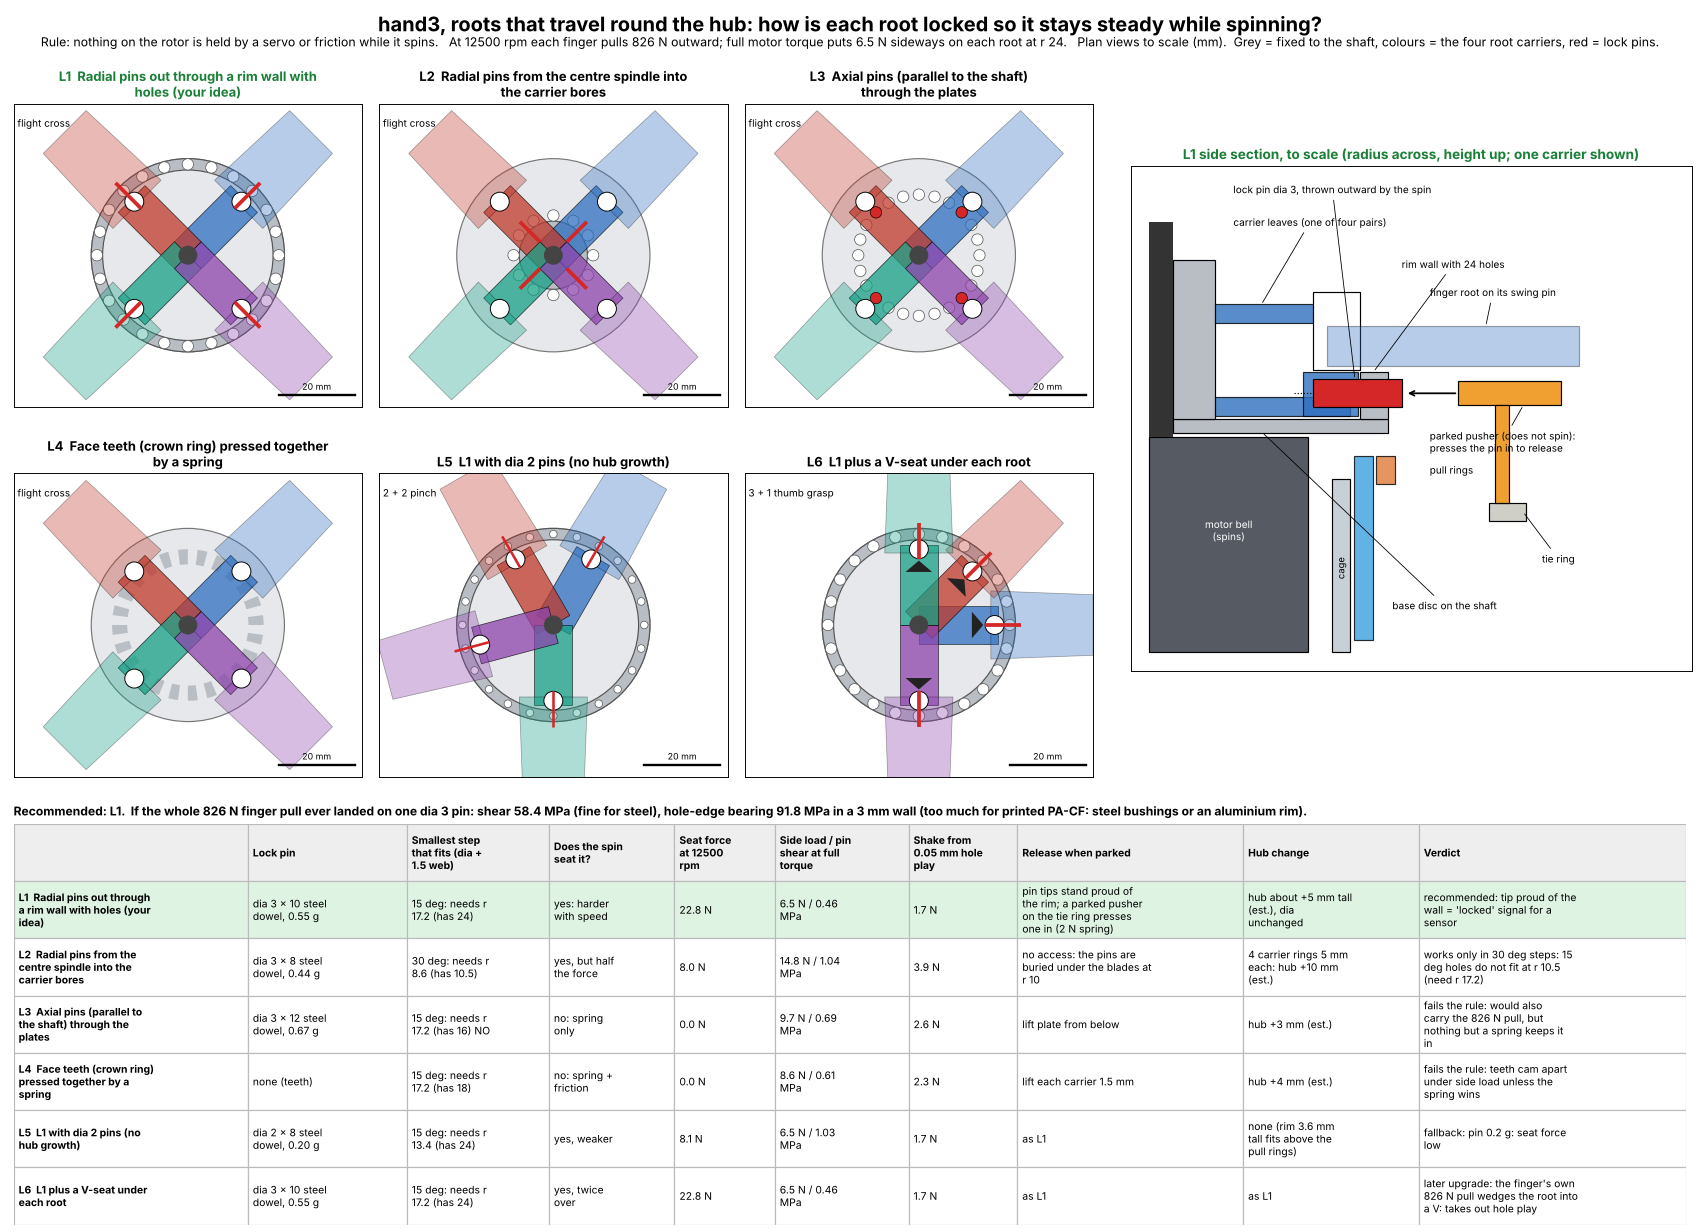

Python code for this plot:
"""hand3 option F (roots travel round the hub): layout study of the root lock, 2026-11-19.
Rule (user): joints stay steady under rotation -> nothing on the rotor is held by a servo or by friction while it spins.
User's idea: little holes that let pins slide out through them and couple the parts crosswise.
Numbers are first estimates unless read from hand3_design / hand3_hubc.  Writes hand3_root_lock_study.png / .json"""
import os, sys, json, textwrap
import numpy as np, matplotlib
matplotlib.use("Agg")
import matplotlib.pyplot as plt
from matplotlib.patches import Circle, Rectangle, Wedge, Polygon
HERE = os.path.dirname(os.path.abspath(__file__)); sys.path.insert(0, os.path.join(HERE, "hand3e")); os.chdir(os.path.join(HERE, "hand3e"))
import hand3_design as H, hand3_hubc as C
os.chdir(HERE)
ST = json.load(open("hand3_indep_fingers_study.json"))["common"]
RPM = 12500.0; W2 = (RPM * 2 * np.pi / 60) ** 2
M_F, R_COM, F_CF = ST["finger_g"] * 1e-3, ST["finger_com_r"] * 1e-3, ST["finger_cf_N"]
RL, RP = H.R_LAG, H.HUB["plate_d"] / 2
T_MOTOR = 0.62                                    # N m, from the options study
STEEL = 7.85e-3
def pin(d, L): return np.pi * d * d / 4 * L * STEEL                      # g
def min_r(step, d, web): return 360 / step * (d + web) / (2 * np.pi)      # smallest hole-circle radius
def row(key, name, r_lock, d, L, step, radial, cf_seats, release, grow, verdict, note, tint=False):
    m = pin(d, L); cf = m * 1e-3 * W2 * r_lock * 1e-3 if radial else 0.0
    ft = T_MOTOR / 4 / (r_lock * 1e-3)                                    # N per root from full motor torque
    tau = ft / (2 * np.pi * d * d / 4)                                    # double shear, MPa
    play = 0.05 / r_lock * R_COM * 1e3                                    # mm at the finger's centre of mass for 0.05 mm hole clearance
    imb = M_F * W2 * play * 1e-3
    rmin = min_r(step, d, 1.5)
    return dict(key=key, name=name, r_lock=r_lock, pin=f"dia {d:g} x {L:g} steel dowel, {m:.2f} g", step=step, r_min=round(rmin, 1), fits=bool(r_lock >= rmin - 1e-6),
                seat_N=round(cf, 1), cf_seats=cf_seats, side_N=round(ft, 1), shear_MPa=round(tau, 2), imbalance_N=round(imb, 1), release=release, grow=grow,
                verdict=verdict, note=note, tint=tint)
opts = [
 row("L1", "Radial pins out through a rim wall with holes (your idea)", 24.0, 3.0, 10.0, 15.0, True, "yes: harder with speed",
     "pin tips stand proud of the rim; a parked pusher on the tie ring presses one in (2 N spring)", "hub about +5 mm tall (est.), dia unchanged",
     "recommended", "tip proud of the wall = 'locked' signal for a sensor", True),
 row("L2", "Radial pins from the centre spindle into the carrier bores", 10.5, 3.0, 8.0, 30.0, True, "yes, but half the force",
     "no access: the pins are buried under the blades at r 10", "4 carrier rings 5 mm each: hub +10 mm (est.)",
     "works only in 30 deg steps", "15 deg holes do not fit at r 10.5 (need r 17.2)"),
 row("L3", "Axial pins (parallel to the shaft) through the plates", 16.0, 3.0, 12.0, 15.0, False, "no: spring only",
     "lift plate from below", "hub +3 mm (est.)", "fails the rule", "would also carry the 826 N pull, but nothing but a spring keeps it in"),
 row("L4", "Face teeth (crown ring) pressed together by a spring", 18.0, 3.0, 0.0, 15.0, False, "no: spring + friction",
     "lift each carrier 1.5 mm", "hub +4 mm (est.)", "fails the rule", "teeth cam apart under side load unless the spring wins"),
 row("L5", "L1 with dia 2 pins (no hub growth)", 24.0, 2.0, 8.0, 15.0, True, "yes, weaker",
     "as L1", "none (rim 3.6 mm tall fits above the pull rings)", "fallback", "pin 0.2 g: seat force low"),
 row("L6", "L1 plus a V-seat under each root", 24.0, 3.0, 10.0, 15.0, True, "yes, twice over",
     "as L1", "as L1", "later upgrade", "the finger's own 826 N pull wedges the root into a V: takes out hole play"),
]
out = dict(rule="nothing on the rotor is held by a servo or friction while it spins", rpm=RPM, finger_cf_N=F_CF, motor_torque_Nm=T_MOTOR,
           min_hole_circle_r=dict(step15_d3=round(min_r(15, 3, 1.5), 1), step15_d2=round(min_r(15, 2, 1.5), 1), step30_d3=round(min_r(30, 3, 1.5), 1)),
           accidental_full_pull=dict(shear_d3_MPa=round(F_CF / (2 * np.pi * 2.25), 1), bearing_d3_in_3mm_wall_MPa=round(F_CF / 9, 1)),
           hub=dict(plate_r=RP, r_lag=RL, pull_ring_top_z=C.Z_OUT[1], hub_lo_z=H.Z["hub_lo"], blade_z=H.Z["blade"], shaft_tip_z=H.Z["shaft_tip"]), options=opts)
json.dump(out, open("hand3_root_lock_study.json", "w"), indent=1, default=float)

fig = plt.figure(figsize=(20, 14.5), facecolor="white")
fig.suptitle("hand3, roots that travel round the hub: how is each root locked so it stays steady while spinning?", fontsize=17, fontweight="bold", y=0.99)
fig.text(0.5, 0.962, f"Rule: nothing on the rotor is held by a servo or friction while it spins.   At {RPM:.0f} rpm each finger pulls {F_CF:.0f} N outward; full motor torque puts "
         f"{T_MOTOR / 4 / 0.024:.1f} N sideways on each root at r 24.   Plan views to scale (mm).  Grey = fixed to the shaft, colours = the four root carriers, red = lock pins.", ha="center", fontsize=10.5)
COL = ["#2f6fbf", "#c0392b", "#16a085", "#8e44ad"]; RED = "#d62728"
def plan(ax, o, az, title_col="black"):
    ax.set_aspect("equal"); ax.set_xlim(-46, 46); ax.set_ylim(-40, 40); ax.set_xticks([]); ax.set_yticks([])
    ax.add_patch(Circle((0, 0), RP, fc="#e6e8eb", ec="#777"))
    k = o["key"]; rl = o["r_lock"]
    if k in ("L1", "L5", "L6"):
        ax.add_patch(Wedge((0, 0), RP, 0, 360, width=3.0, fc="#b9bec5", ec="#555"))
        for a in np.arange(0, 360, 15): ax.add_patch(Circle((rl * np.cos(np.radians(a)), rl * np.sin(np.radians(a))), 1.5 if k != "L5" else 1.0, fc="white", ec="#555", lw=0.6))
    if k == "L2":
        ax.add_patch(Circle((0, 0), 9.0, fc="#b9bec5", ec="#555"))
        for a in np.arange(0, 360, 30): ax.add_patch(Circle((rl * np.cos(np.radians(a)), rl * np.sin(np.radians(a))), 1.5, fc="white", ec="#555", lw=0.6))
    if k == "L3":
        for a in np.arange(0, 360, 15): ax.add_patch(Circle((rl * np.cos(np.radians(a)), rl * np.sin(np.radians(a))), 1.5, fc="white", ec="#555", lw=0.6))
    if k == "L4":
        for a in np.arange(0, 360, 15): ax.add_patch(Wedge((0, 0), rl + 2, a, a + 7.5, width=4, fc="#b9bec5", ec="none"))
    for i, a in enumerate(az):
        u = np.array([np.cos(np.radians(a)), np.sin(np.radians(a))]); n = np.array([-u[1], u[0]])
        ax.add_patch(Polygon([n * 5, u * 21 + n * 5, u * 21 - n * 5, -n * 5], fc=COL[i], ec="black", lw=0.6, alpha=0.75))          # carrier arm
        ax.add_patch(Polygon([u * 19 + n * 9, u * 46 + n * 8, u * 46 - n * 8, u * 19 - n * 9], fc=COL[i], ec="black", lw=0.6, alpha=0.35))   # finger root
        ax.add_patch(Circle(u * RL, 2.5, fc="white", ec="black", lw=0.8))
        if k in ("L1", "L5", "L6"): ax.plot(*np.c_[u * 17.5, u * 27.0], color=RED, lw=3.2 if k != "L5" else 2.2, solid_capstyle="butt")
        if k == "L2": ax.plot(*np.c_[u * 5, u * 12.5], color=RED, lw=3.2, solid_capstyle="butt")
        if k == "L3": ax.add_patch(Circle(u * rl, 1.5, fc=RED, ec="black", lw=0.5))
        if k == "L6": ax.add_patch(Polygon([u * 14 + n * 3.5, u * 17, u * 14 - n * 3.5], fc="#222"))
    ax.add_patch(Circle((0, 0), 2.5, fc="#444"))
    ax.plot([24, 44], [-37, -37], color="black", lw=2); ax.text(34, -35.5, "20 mm", ha="center", fontsize=7.5)
    ax.set_title("\n".join(textwrap.wrap(f"{k}  {o['name']}", 44)), fontsize=11, fontweight="bold", color=title_col)
POSE = [(45, 135, 225, 315), (45, 135, 225, 315), (45, 135, 225, 315), (45, 135, 225, 315), (60, 120, 270, 195), (0, 45, 90, 270)]
for i, o in enumerate(opts):
    ax = fig.add_axes([0.008 + (i % 3) * 0.215, 0.665 - (i // 3) * 0.3, 0.205, 0.255]); plan(ax, o, POSE[i], "#1a7f37" if o["tint"] else "black")
    ax.text(-45, 36.5, ["flight cross", "flight cross", "flight cross", "flight cross", "2 + 2 pinch", "3 + 1 thumb grasp"][i], fontsize=8.5, va="top")
# side section of L1, to scale in r-z
ax = fig.add_axes([0.665, 0.385, 0.33, 0.55]); ax.set_aspect("equal"); z0 = 91.0
def R(r0, r1, a, b, **kw): ax.add_patch(Rectangle((r0, a), r1 - r0, b - a, **kw))
R(0, 17, 66, 89, fc="#555a63", ec="black"); ax.text(8.5, 78, "motor bell\n(spins)", color="white", ha="center", fontsize=8.5)
R(0, 2.5, 89, 112, fc="#333", ec="none")
R(21.9, 23.9, C.Z_IN[0], 87, fc="#39a0e0", ec="black", alpha=0.8); R(24.3, 26.3, 84, 87, fc="#e07b39", ec="black", alpha=0.8); ax.text(30, 85.5, "pull rings", fontsize=8.5, va="center")
R(19.5, 21.5, 66, 84.5, fc="#c9cfd6", ec="black"); ax.text(20.5, 75, "cage", rotation=90, ha="center", va="center", fontsize=8)
R(2.5, RP, 89.5, 91, fc="#b9bec5", ec="black"); R(RP - 3, RP, 91, 96, fc="#b9bec5", ec="black")                 # base disc + rim wall
R(2.5, 7, 91, 108, fc="#b9bec5", ec="black")
R(7, 21.5, 91.3, 93.3, fc=COL[0], ec="black", alpha=0.8); R(7, 21.5, 101.2, 103.2, fc=COL[0], ec="black", alpha=0.8)   # one carrier: two leaves
R(16.5, 22.3, 91.3, 96, fc=COL[0], ec="black", alpha=0.8)                                                           # pin block
R(17.5, 27.0, 92.2, 95.2, fc=RED, ec="black"); ax.plot([15.5, 17.5], [93.7, 93.7], color="black", lw=1, ls=":")
R(RL - 2.5, RL + 2.5, 96.2, 104.5, fc="white", ec="black"); R(19, 46, 96.6, 100.9, fc=COL[0], ec="black", alpha=0.35)
R(33, 44, 92.4, 95.0, fc="#f0a030", ec="black"); ax.annotate("", (27.4, 93.7), (33, 93.7), arrowprops=dict(arrowstyle="->", lw=1.5))
R(36.3, 40.3, 80, 82, fc="#cfcfc8", ec="black"); R(37, 38.5, 82, 92.4, fc="#f0a030", ec="black")
for txt, xy, xt in (("rim wall with 24 holes", (24, 96), (27, 107.5)), ("lock pin dia 3, thrown outward by the spin", (22, 95.2), (9, 115.5)), ("carrier leaves (one of four pairs)", (12, 103.2), (9, 112)),
                    ("finger root on its swing pin", (36, 100.9), (30, 104.5)), ("parked pusher (does not spin):\npresses the pin in to release", (40, 92.4), (30, 88.5)),
                    ("tie ring", (40, 81), (42, 76)), ("base disc on the shaft", (12, 89.6), (26, 71))):
    ax.annotate(txt, xy, xt, fontsize=8.5, arrowprops=dict(arrowstyle="-", lw=0.7), va="center")
ax.set_xlim(-2, 58); ax.set_ylim(64, 118); ax.set_xticks([]); ax.set_yticks([])
ax.set_title("L1 side section, to scale (radius across, height up; one carrier shown)", fontsize=11.5, fontweight="bold", color="#1a7f37")
hdr = ("", "Lock pin", "Smallest step that fits (dia + 1.5 web)", "Does the spin seat it?", f"Seat force at {RPM:.0f} rpm", "Side load / pin shear at full torque", "Shake from 0.05 mm hole play", "Release when parked", "Hub change", "Verdict")
rows = [hdr] + [(f"{o['key']}  {o['name']}", o["pin"] if o["key"] != "L4" else "none (teeth)", f"{o['step']:g} deg: needs r {o['r_min']} (has {o['r_lock']:g})" + ("" if o["fits"] else " NO"),
                 o["cf_seats"], f"{o['seat_N']} N", f"{o['side_N']} N / {o['shear_MPa']} MPa", f"{o['imbalance_N']} N", o["release"], o["grow"], o["verdict"] + ": " + o["note"]) for o in opts]
tax = fig.add_axes([0.008, 0.006, 0.984, 0.325]); tax.axis("off"); Wc = [0.14, 0.095, 0.085, 0.075, 0.06, 0.08, 0.065, 0.135, 0.105, 0.16]; X = np.cumsum([0] + Wc[:-1]); wr = [27, 18, 16, 14, 11, 15, 12, 26, 20, 31]; n = len(rows)
for i, r_ in enumerate(rows):
    y = 1 - (i + 1) / n
    for j, c in enumerate(r_):
        tax.add_patch(Rectangle((X[j], y), Wc[j], 1 / n, fc="#dff3e3" if (i and opts[i - 1]["tint"]) else ("#eeeeee" if i == 0 else "white"), ec="#bbb", transform=tax.transAxes))
        tax.text(X[j] + 0.003, y + 0.5 / n, "\n".join(textwrap.wrap(c, wr[j])), transform=tax.transAxes, va="center", fontsize=8.8, fontweight="bold" if (i == 0 or j == 0) else "normal")
fig.text(0.008, 0.338, f"Recommended: L1.  If the whole {F_CF:.0f} N finger pull ever landed on one dia 3 pin: shear {out['accidental_full_pull']['shear_d3_MPa']} MPa (fine for steel), "
         f"hole-edge bearing {out['accidental_full_pull']['bearing_d3_in_3mm_wall_MPa']} MPa in a 3 mm wall (too much for printed PA-CF: steel bushings or an aluminium rim).", fontsize=10.3, fontweight="bold")
fig.savefig("hand3_root_lock_study.png", dpi=85)
for o in opts: print(o["key"], o["seat_N"], "N seat |", o["side_N"], "N side |", o["imbalance_N"], "N shake | r_min", o["r_min"], o["fits"])
print(out["accidental_full_pull"], out["min_hole_circle_r"])
